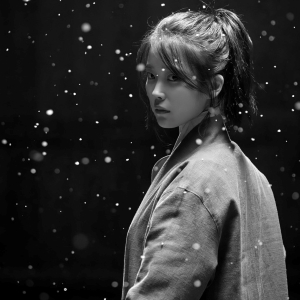
#> input picture image.jpg, 300 x 300 px
$ python opencv_2.py
#> lines starting #> are read from the running program, lines starting #| are printed output that depends on the picture
import cv2
import time

image = cv2.imread('image.jpg')
#> image is the input picture: shape (300, 300, 3); mean B, G, R 49, 49, 49
# [33 lines of commented-out code are left out]

image[:, :, 2] = 0
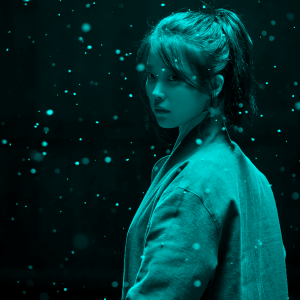
#> image: shape (300, 300, 3); mean B, G, R 49, 49, 0
cv2.imshow('No red', image)
cv2.waitKey(0)

image[:, :, 1] = 0
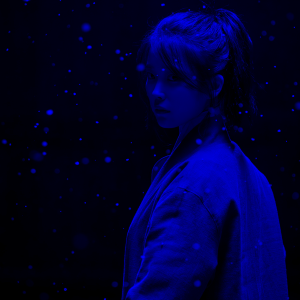
#> image: shape (300, 300, 3); mean B, G, R 49, 0, 0
cv2.imshow('No green', image)
cv2.waitKey(0)

image[:, :, 0] = 0
#> image: shape (300, 300, 3); every value is 0
cv2.imshow('No blue', image)
cv2.waitKey(0)

$ run again, with digit.png saved as image.jpg
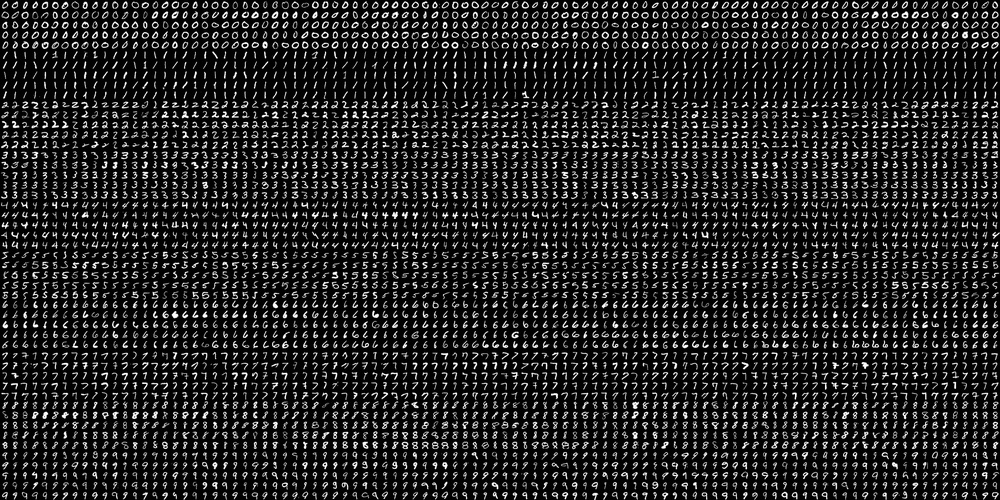
#> input picture digit.png, 1000 x 500 px, shrunk from 2000 x 1000 before the run
#> image is the input picture: shape (500, 1000, 3); min 0, max 255, mean 36.4
#> `image[:, :, 2] = 0`:
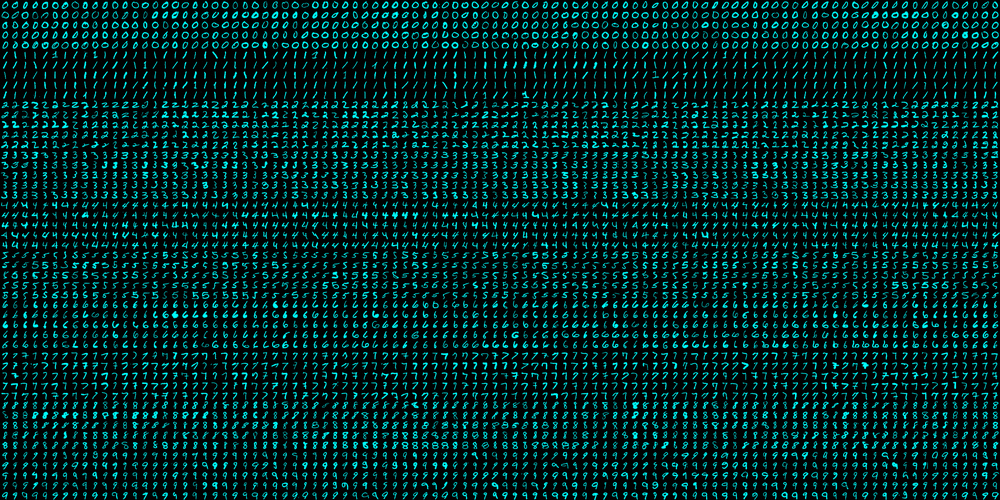
#> image: shape (500, 1000, 3); mean B, G, R 36.4, 36.4, 0
#> `image[:, :, 1] = 0`:
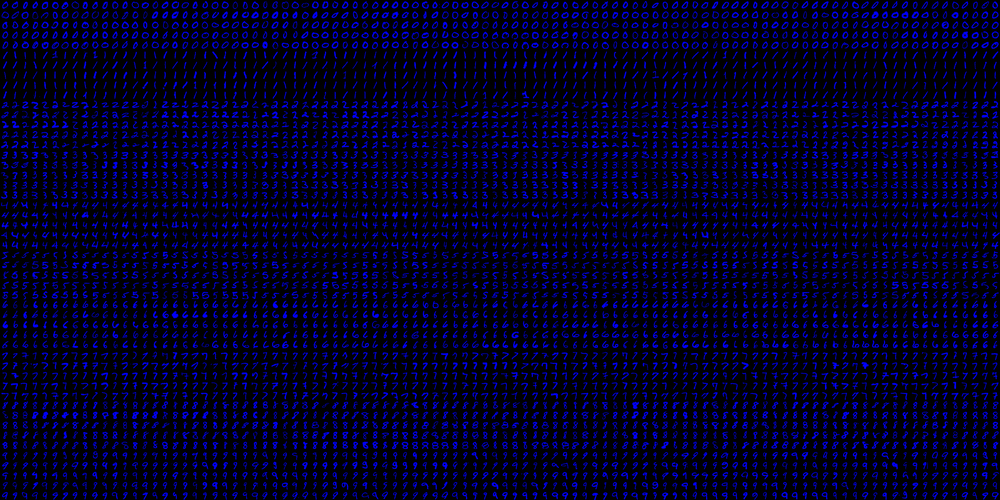
#> image: shape (500, 1000, 3); mean B, G, R 36.4, 0, 0
